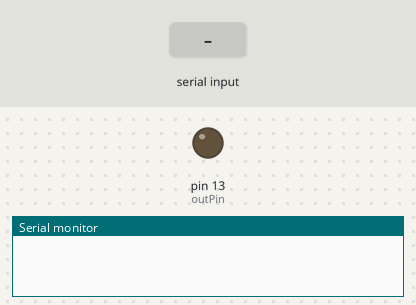
A sketch run on a simulated Arduino Uno, built with avr-gcc and run on an emulated ATmega328P. Parts: output pins drawn as LEDs (lit = HIGH), the last lines printed to the serial monitor. The inputs (shaded band) are chosen by the test bench.

Above: at 1.2 s.
1.3 s: "." received over Serial
At 2.5 s:
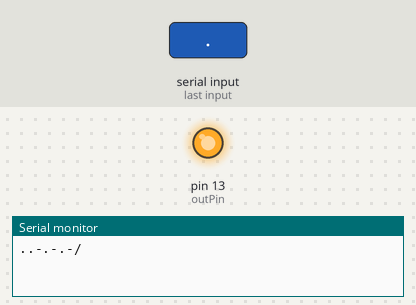
Timing chart, 0 to 7.9 s (numbered marks = the images above; inputs shaded):
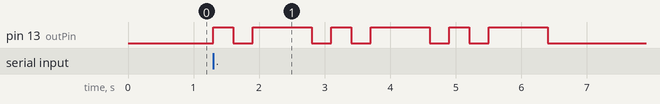

Measured:
- after the input at 1.3 s, pin 13 (outPin): LOW → HIGH at once, then repeats every 1.8 s: LOW 0.30 s, HIGH 0.90 s, LOW 0.30 s, HIGH 0.30 s, until it stays LOW from 6.4 s

The sketch:

MorseCode.ino
```cpp
/*morse code generator
Based on Blink example from Arduino IDE
Also a big thankyou to Professor Sabal who helped me on this project.
This project uses the International version of Morse code.
 */

/*USE ALL CAPS FOR LETTER INPUT*/


int outPin = 13;
int dotspeed = 300;
String input;
char letters[60] = {'A', 'B', 'C', 'D','E','F','G','H','I','J','K','L','M',
                   'N','O','P','Q','R','S','T','U','V','W','X','Y','Z','1','2','3','4','5','6','7','8','9','0','.',',',':',';','?','&'};

String morse[60] = {".-"/*A*/,"-..."/*B*/,"-.-."/*C*/,"-.."/*D*/,"."/*E*/,"..-."/*F*/,"--."/*G*/,"...."/*H*/,".."/*I*/,
                    ".---"/*J*/, "-.-"/*K*/,".-.."/*L*/,"--"/*M*/, "-."/*N*/, "---"/*O*/, ".--."/*P*/,"--.-"/*Q*/,".-."/*R*/,
                    "..."/*S*/,"-"/*T*/, "..-"/*U*/, "...-"/*V*/, ".--"/*W*/, "-..-"/*X*/, "-.--"/*Y*/, "--.."/*Z*/,".----"/*1*/,"..---"/*2*/,"...--"/*3*/,
                    "....-"/*4*/,"....."/*5*/,"-...."/*6*/,"--..."/*7*/,"---.."/*8*/,"----."/*9*/,"-----"/*0*/,".-.-.-"/*.*/,"--..--"/*,*/,"---..."/*:*/
                    ,"-.-.-."/*;*/,"..--.."/*?*/,".-..."/*&*/
                    };

/*Morse code alpahbet is found from https://en.wikipedia.org/wiki/Morse_code
and https://ece.uwaterloo.ca/~dwharder/Morse_code/ */

//String trans[60][2];
// the setup function runs once when you press reset or power the board
void setup(){
  // initialize digital pin LED_BUILTIN as an output.

  outPin = LED_BUILTIN ;
  dotspeed = 300;
  input = "";

  //Use morse code letters.
  pinMode(outPin, OUTPUT);
  Serial .begin (9600);
} //setup()
//Reads each character in 'in' and output the equivalent morse code.

String convert (String in){

 int len = in.length();
 String out = "";
for (int ctr = 0; ctr < len; ctr++){
 char thisChar = in.charAt (ctr);

 for (int lctr = 0; lctr < 60; lctr++) {
 //Serial.print(letters[lctr]);       //THIS IS DEBUGGING CODE
 if ((char)letters[lctr]==thisChar) {
      out += morse[lctr]+"/";
      exit;
    }
  }
}
  return out;

}   //convert()
void flashTheLed (String in){

//Each dot and dash get their own section of loop functions.

int len = in.length();
 String out = "";
for (int ctr = 0; ctr < len; ctr++){
 char thisChar = in.charAt (ctr);
 if(thisChar == '.') {
digitalWrite(outPin, HIGH);   // turn the LED on (HIGH is the voltage level) //This function shows the display on LED light and controls hohw long it goes on for.
  delay(dotspeed);
  digitalWrite(outPin, LOW);    // turn the LED off by making the voltage LOW //The delay speed is called dotspeed b/c you declared it as 500 in begining.
  delay(dotspeed);  }

  if(thisChar == '-') {
digitalWrite(outPin, HIGH);   // turn the LED on (HIGH is the voltage level)
  delay(3*dotspeed);
  digitalWrite(outPin, LOW);    // turn the LED off by making the voltage LOW
  delay(dotspeed);  }

  if(thisChar == '/') {
digitalWrite(outPin, LOW);   // turn the LED on (HIGH is the voltage level)
  delay(dotspeed);
  digitalWrite(outPin, LOW);    // turn the LED off by making the voltage LOW
  delay(dotspeed);  }
}
}
// the loop function runs over and over again forever
void loop() {
input = "";

  //Read data from serial line
while (Serial.available()){
  input  += (char)Serial.read() ; //This forces the conversion of byte to character
  delay(2);
}
Serial.print(input);
 String dotsdashes = convert(input);
  /*Serial.print(input); debugging code */
  //String dotsdashes = convert(""); //THIS CONVERTS THE INPUT AND MAKES IT INTO DOTS AND DASHES.
  Serial.print(dotsdashes);
  flashTheLed(dotsdashes);
  //Finished with the output; reset variables for next input.
 input = "";

/*If there is an error "ERROR COMPILING FOR BOARD ARDUINO/GENUINO MEGA OR MEGA 2560"
reset the board by pressing the red rest button or verify the code then upload.*/


} //Arduino Loop {}
```
